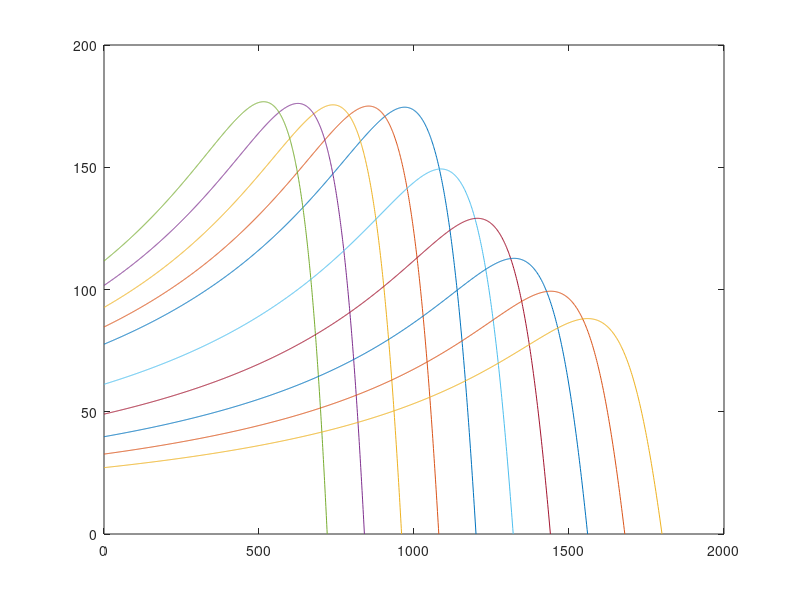

Write the MATLAB code that produced this figure.

pkg load io;
pkg load control;
pkg load statistics;
clc,clear, close all.

%Plote o conjugado eletromagnetico Tmec em função da velocidade do motor em rpm
%Tmec=(3*i2^2*R2/s)/ws
%ws=4*pi*F/P
%Ns=120*F/P
%N=(1-s)*Ns
clc
clear
F=60;
R1=0.294;
L1=0.503/(2*pi*60);
R2=0.144;
L2=0.209/(2*pi*60);
Lm=13.25/(2*pi*60);
P=6;
%Laço da Frequência e Tensão
for m=1:10
    if m==1
       F=60;
       X1 = 2*pi*F*L1;
       X2 = 2*pi*F*L2;
       Xm = 2*pi*F*Lm;
       V=(220/sqrt(3));
    elseif m==2
        F=60*0.90;
        X1 = 2*pi*F*L1;
        X2 = 2*pi*F*L2;
        Xm = 2*pi*F*Lm;
        V=(220/sqrt(3))*0.92;
    elseif m==3
        F=60*0.80;
        X1 = 2*pi*F*L1;
        X2 = 2*pi*F*L2;
        Xm = 2*pi*F*Lm;
        V=(220/sqrt(3))*0.84;
    elseif m==4
        F=60*0.70;
        X1 = 2*pi*F*L1;
        X2 = 2*pi*F*L2;
        Xm = 2*pi*F*Lm;
        V=(220/sqrt(3))*0.76;
    elseif m==5
        F=60*0.60;
        X1 = 2*pi*F*L1;
        X2 = 2*pi*F*L2;
        Xm = 2*pi*F*Lm;
        V=(220/sqrt(3))*0.68;
    elseif m==6
        F=60*1.10;
        X1 = 2*pi*F*L1;
        X2 = 2*pi*F*L2;
        Xm = 2*pi*F*Lm;
        V=(220/sqrt(3));
    elseif m==7
        F=60*1.20;
        X1 = 2*pi*F*L1;
        X2 = 2*pi*F*L2;
        Xm = 2*pi*F*Lm;
        V=(220/sqrt(3));
    elseif m==8
        F=60*1.30;
        X1 = 2*pi*F*L1;
        X2 = 2*pi*F*L2;
        Xm = 2*pi*F*Lm;
        V=(220/sqrt(3));
    elseif m==9
        F=60*1.40;
        X1 = 2*pi*F*L1;
        X2 = 2*pi*F*L2;
        Xm = 2*pi*F*Lm;
        V=(220/sqrt(3));
    else
        F=60*1.50;
        X1 = 2*pi*F*L1;
        X2 = 2*pi*F*L2;
        Xm = 2*pi*F*Lm;
        V=(220/sqrt(3));
    end    
        
Z1=R1+j*X1;
Zm=j*Xm;    
Ns=120*F/P;
Ws=4*pi*F/P;

%Equivalente de Thévenin
Vth=Zm*V/(Z1+Zm);
Zth=(Zm*Z1)/(Zm+Z1);
Rth=real(Zth);
Xth=imag(Zth);

%Laço do escorregamento
s=eps:0.001:1;
for k=1:length(s)   
    I2(k)=abs(Vth)/(sqrt((Rth+R2/s(k))^2+(Xth+X2)^2));
    N(k)=(1-s(k))*Ns;
    Tmec(k)=(3*I2(k)*I2(k)*R2/s(k))/Ws;
end
plot (N,Tmec),grid
if m==1
    hold
end
end
hold